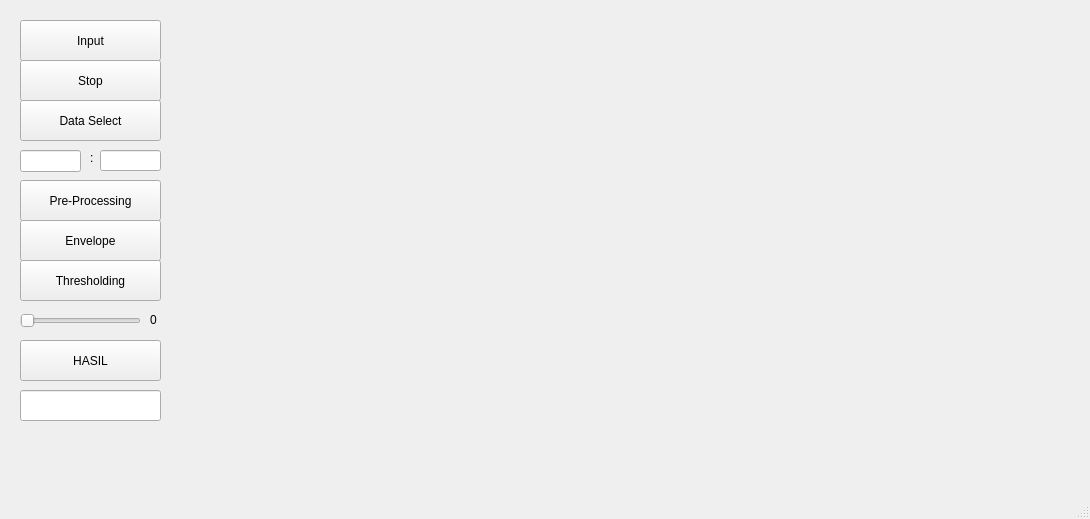
<?xml version="1.0" encoding="UTF-8"?>
<ui version="4.0">
 <class>MainWindow</class>
 <widget class="QMainWindow" name="MainWindow">
  <property name="geometry">
   <rect>
    <x>0</x>
    <y>0</y>
    <width>1090</width>
    <height>519</height>
   </rect>
  </property>
  <property name="windowTitle">
   <string>MainWindow</string>
  </property>
  <widget class="QWidget" name="centralwidget">
   <widget class="plot" name="widget" native="true">
    <property name="geometry">
     <rect>
      <x>210</x>
      <y>10</y>
      <width>861</width>
      <height>431</height>
     </rect>
    </property>
   </widget>
   <widget class="QPushButton" name="pushButton">
    <property name="geometry">
     <rect>
      <x>20</x>
      <y>20</y>
      <width>141</width>
      <height>41</height>
     </rect>
    </property>
    <property name="text">
     <string>Input</string>
    </property>
   </widget>
   <widget class="QPushButton" name="pushButton_2">
    <property name="geometry">
     <rect>
      <x>20</x>
      <y>100</y>
      <width>141</width>
      <height>41</height>
     </rect>
    </property>
    <property name="text">
     <string>Data Select</string>
    </property>
   </widget>
   <widget class="QLineEdit" name="lineEdit">
    <property name="geometry">
     <rect>
      <x>20</x>
      <y>150</y>
      <width>61</width>
      <height>22</height>
     </rect>
    </property>
    <property name="inputMask">
     <string/>
    </property>
   </widget>
   <widget class="QLineEdit" name="lineEdit_2">
    <property name="geometry">
     <rect>
      <x>100</x>
      <y>150</y>
      <width>61</width>
      <height>21</height>
     </rect>
    </property>
   </widget>
   <widget class="QLabel" name="label">
    <property name="geometry">
     <rect>
      <x>90</x>
      <y>150</y>
      <width>16</width>
      <height>16</height>
     </rect>
    </property>
    <property name="text">
     <string>:</string>
    </property>
   </widget>
   <widget class="QPushButton" name="pushButton_3">
    <property name="geometry">
     <rect>
      <x>20</x>
      <y>180</y>
      <width>141</width>
      <height>41</height>
     </rect>
    </property>
    <property name="text">
     <string>Pre-Processing</string>
    </property>
   </widget>
   <widget class="QPushButton" name="pushButton_4">
    <property name="geometry">
     <rect>
      <x>20</x>
      <y>260</y>
      <width>141</width>
      <height>41</height>
     </rect>
    </property>
    <property name="text">
     <string>Thresholding</string>
    </property>
   </widget>
   <widget class="QSlider" name="horizontalSlider">
    <property name="geometry">
     <rect>
      <x>20</x>
      <y>310</y>
      <width>121</width>
      <height>22</height>
     </rect>
    </property>
    <property name="maximum">
     <number>100</number>
    </property>
    <property name="orientation">
     <enum>Qt::Horizontal</enum>
    </property>
   </widget>
   <widget class="QLabel" name="label_2">
    <property name="geometry">
     <rect>
      <x>150</x>
      <y>310</y>
      <width>31</width>
      <height>20</height>
     </rect>
    </property>
    <property name="text">
     <string>0</string>
    </property>
   </widget>
   <widget class="QPushButton" name="pushButton_5">
    <property name="geometry">
     <rect>
      <x>20</x>
      <y>340</y>
      <width>141</width>
      <height>41</height>
     </rect>
    </property>
    <property name="text">
     <string>HASIL</string>
    </property>
   </widget>
   <widget class="QLineEdit" name="lineEdit_3">
    <property name="geometry">
     <rect>
      <x>20</x>
      <y>390</y>
      <width>141</width>
      <height>31</height>
     </rect>
    </property>
   </widget>
   <widget class="QPushButton" name="pushButton_6">
    <property name="geometry">
     <rect>
      <x>20</x>
      <y>220</y>
      <width>141</width>
      <height>41</height>
     </rect>
    </property>
    <property name="text">
     <string>Envelope</string>
    </property>
   </widget>
   <widget class="QPushButton" name="pushButton_7">
    <property name="geometry">
     <rect>
      <x>20</x>
      <y>60</y>
      <width>141</width>
      <height>41</height>
     </rect>
    </property>
    <property name="text">
     <string>Stop</string>
    </property>
   </widget>
  </widget>
  <widget class="QMenuBar" name="menubar">
   <property name="geometry">
    <rect>
     <x>0</x>
     <y>0</y>
     <width>1090</width>
     <height>26</height>
    </rect>
   </property>
  </widget>
  <widget class="QStatusBar" name="statusbar"/>
 </widget>
 <customwidgets>
  <customwidget>
   <class>plot</class>
   <extends>QWidget</extends>
   <header location="global">plot.h</header>
   <container>1</container>
  </customwidget>
 </customwidgets>
 <resources/>
 <connections/>
</ui>
